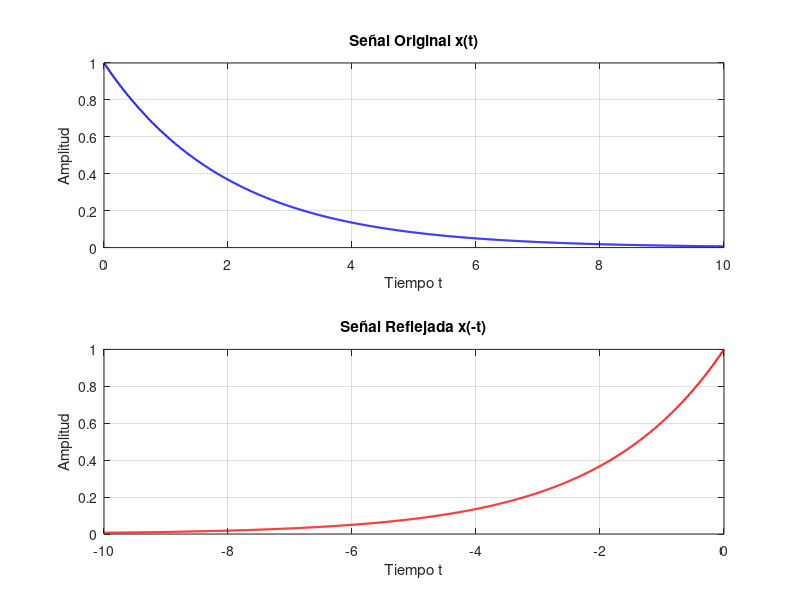

This chart was generated by the following MATLAB code: (Note: this script raises an error after producing the figure.)
% Definición del eje temporal solo para valores positivos
t = 0:0.01:10;

% Definición de la señal original
x_t = exp(-0.5 * t); % Señal exponencial como ejemplo

% Reflexión de la señal
x_reflect = exp(-0.5 * -t); % Nota: el dominio reflejado será negativo

% Graficar la señal original y la reflejada
figure;

% Señal original
subplot(2, 1, 1);
plot(t, x_t, 'b', 'LineWidth', 1.5);
grid on;
title('Señal Original x(t)');
xlabel('Tiempo t');
ylabel('Amplitud');
xlim([0, 10]);

% Señal reflejada
subplot(2, 1, 2);
plot(-t, x_t, 'r', 'LineWidth', 1.5); % Cambiar el eje de tiempo
grid on;
title('Señal Reflejada x(-t)');
xlabel('Tiempo t');
ylabel('Amplitud');
xlim([-10, 0]);

% Ajuste general
sgtitle('Reflexión de una Señal');
